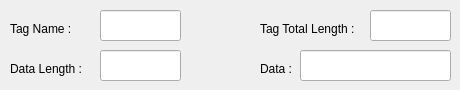
      <widget class="QWidget" name="tab_14">
       <attribute name="title">
        <string>PROD</string>
       </attribute>
       <widget class="QLineEdit" name="txtImg3TagPROD">
        <property name="geometry">
         <rect>
          <x>100</x>
          <y>10</y>
          <width>81</width>
          <height>31</height>
         </rect>
        </property>
        <property name="readOnly">
         <bool>true</bool>
        </property>
       </widget>
       <widget class="QLabel" name="lblImg3TagPROD">
        <property name="geometry">
         <rect>
          <x>10</x>
          <y>20</y>
          <width>71</width>
          <height>17</height>
         </rect>
        </property>
        <property name="text">
         <string>Tag Name :</string>
        </property>
       </widget>
       <widget class="QLabel" name="lblImg3DataLengthPROD">
        <property name="geometry">
         <rect>
          <x>10</x>
          <y>60</y>
          <width>91</width>
          <height>17</height>
         </rect>
        </property>
        <property name="text">
         <string>Data Length :</string>
        </property>
       </widget>
       <widget class="QLineEdit" name="txtImg3DataLengthPROD">
        <property name="geometry">
         <rect>
          <x>100</x>
          <y>50</y>
          <width>81</width>
          <height>31</height>
         </rect>
        </property>
        <property name="readOnly">
         <bool>true</bool>
        </property>
       </widget>
       <widget class="QLabel" name="lblImg3TotalLengthPROD">
        <property name="geometry">
         <rect>
          <x>260</x>
          <y>20</y>
          <width>111</width>
          <height>17</height>
         </rect>
        </property>
        <property name="text">
         <string>Tag Total Length :</string>
        </property>
       </widget>
       <widget class="QLineEdit" name="txtImg3TotalLengthPROD">
        <property name="geometry">
         <rect>
          <x>370</x>
          <y>10</y>
          <width>81</width>
          <height>31</height>
         </rect>
        </property>
        <property name="readOnly">
         <bool>true</bool>
        </property>
       </widget>
       <widget class="QLineEdit" name="txtImg3DataPROD">
        <property name="geometry">
         <rect>
          <x>300</x>
          <y>50</y>
          <width>151</width>
          <height>31</height>
         </rect>
        </property>
        <property name="readOnly">
         <bool>true</bool>
        </property>
       </widget>
       <widget class="QLabel" name="lblImg3DataPROD">
        <property name="geometry">
         <rect>
          <x>260</x>
          <y>60</y>
          <width>41</width>
          <height>17</height>
         </rect>
        </property>
        <property name="text">
         <string>Data :</string>
        </property>
       </widget>
      </widget>
